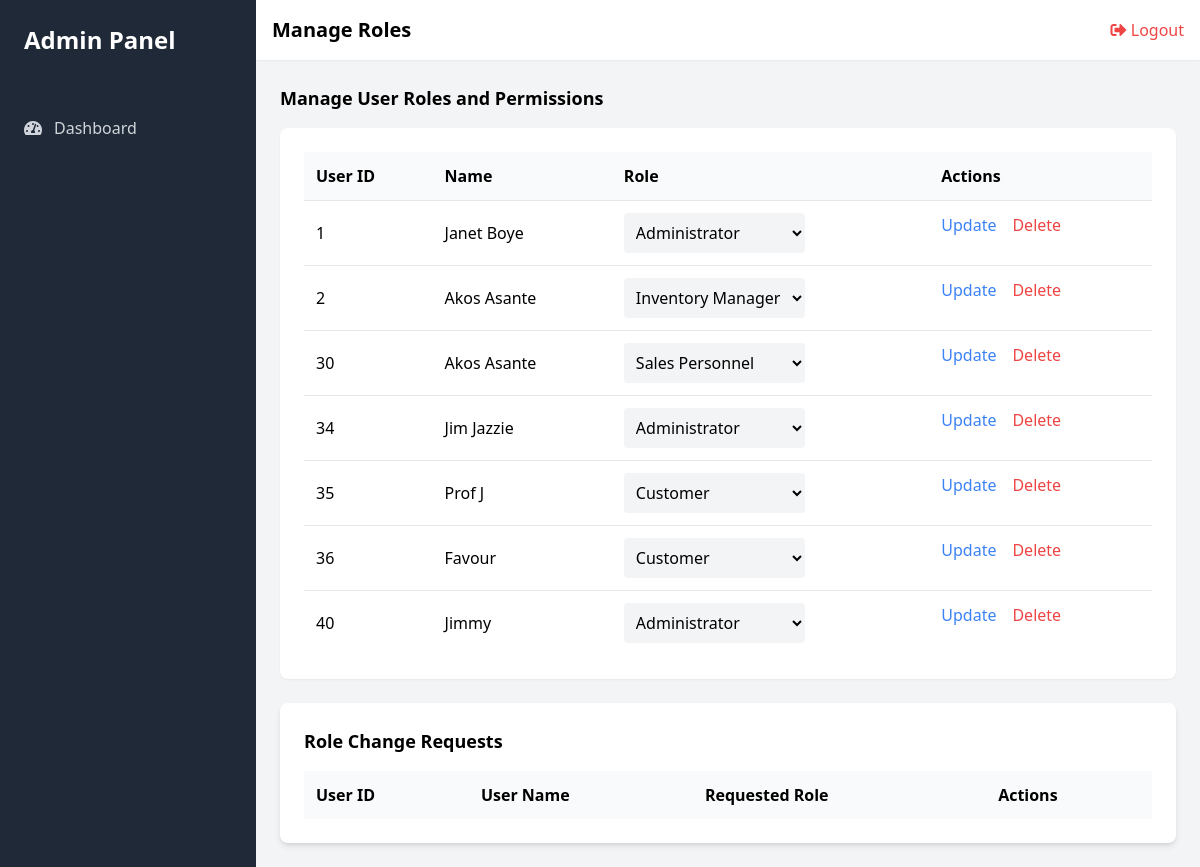
/view/manage_roles.php, run on the app's committed database.
### tables this page shows
CREATE TABLE `users` (
  `user_id` int(11) NOT NULL,
  `name` varchar(100) NOT NULL,
  `email` varchar(100) NOT NULL,
  `password` varchar(255) NOT NULL,
  `role` enum('administrator','inventory manager','sales personnel','customer') NOT NULL,
  `auth_pin` int(11) DEFAULT NULL,
  `last_update` timestamp NULL DEFAULT NULL ON UPDATE current_timestamp(),
  `otp_expiry` timestamp NULL DEFAULT NULL
);

### controllers/user_controller.php (called while the page is built, shortened)
<?php
require_once("../classes/user_class.php");
function getAllUsersController() {
    $users = new User();
    return $users->getAllUsers();
}
?>

### classes/user_class.php (called while the page is built, shortened)
<?php
require_once("../settings/db_class.php");
class User extends db_connection
{
    public function getAllUsers()
    {
        $ndb = new db_connection();
        $sql = "SELECT * FROM `users`";
        if (!$ndb->db_query($sql)) {
            return false;
        }
        return $ndb->db_fetch_all();
    }
}
?>

### settings/db_class.php (called while the page is built, shortened)
<?php
if (!class_exists('db_connection')) {
	class db_connection
	{
		public $db = null;
		public $results = null;
		function db_connect()
		{
			$this->db = mysqli_connect(SERVER, USERNAME, PASSWORD, DATABASE);
			if (mysqli_connect_errno()) {
				return false;
			} else {
				return true;
			}
		}
		function db_query($sqlQuery)
		{
			$this->results = mysqli_query($this->db, $sqlQuery);
			if ($this->results == false) {
				return false;
			} else {
				return true;
			}
		}
		function db_fetch_all()
		{
			return mysqli_fetch_all($this->results, MYSQLI_ASSOC);
		}
	}
}
?>

### view/manage_roles.php (the view, shortened to what this page needs)
<?php
require_once('../controllers/user_controller.php');
$users = getAllUsersController();
?>
<!DOCTYPE html>
<html lang="en">
<head>
    <link href="https://cdn.jsdelivr.net/npm/tailwindcss@2.2.16/dist/tailwind.min.css" rel="stylesheet">
    <link rel="stylesheet" href="https://cdnjs.cloudflare.com/ajax/libs/font-awesome/5.15.3/css/all.min.css">
</head>
<body>
    <div class="flex h-screen bg-gray-100">
        <div class="w-64 bg-gray-800">
            <div class="p-6">
                <h1 class="text-2xl font-bold text-white">Admin Panel</h1>
            </div>
            <nav class="mt-6">
                <a href="admin.php" class="flex items-center py-3 px-6 text-gray-300 hover:bg-gray-700 hover:text-white transition-all duration-200">
                    <i class="fas fa-tachometer-alt mr-3"></i> Dashboard
                </a>
            </nav>
        </div>
        <div class="flex-1 overflow-x-hidden overflow-y-auto">
            <header class="bg-white shadow-sm p-4">
                <div class="flex items-center justify-between">
                    <h2 class="text-xl font-semibold">Manage Roles</h2>
                    <div class="flex items-center">
                        <a href="../actions/logout_action.php" class="text-red-500 hover:text-red-700">
                            <i class="fas fa-sign-out-alt"></i> Logout
                        </a>
                    </div>
                </div>
            </header>
            <main class="p-6">
                <h3 class="text-lg font-semibold mb-4">Manage User Roles and Permissions</h3>
                <div class="bg-white p-6 rounded-lg shadow-sm">
                    <table class="w-full">
                        <thead>
                            <tr class="bg-gray-50">
                                <th class="p-3 text-left">User ID</th>
                                <th class="p-3 text-left">Name</th>
                                <th class="p-3 text-left">Role</th>
                                <th class="p-3 text-left">Actions</th>
                            </tr>
                        </thead>
                        <tbody>
                            <?php foreach ($users as $user) { ?>
                                <tr class="border-t">
                                    <td class="p-3"><?php echo $user['user_id']; ?></td>
                                    <td class="p-3"><?php echo $user['name']; ?></td>
                                    <td class="p-3">
                                        <form action="../actions/change_role_action.php" method="POST">
                                            <select name="role" class="bg-gray-100 p-2 rounded">
                                                <option value="administrator" <?php echo $user['role'] === 'administrator' ? 'selected' : ''; ?>>Administrator</option>
                                                <option value="inventory manager" <?php echo $user['role'] === 'inventory manager' ? 'selected' : ''; ?>>Inventory Manager</option>
                                                <option value="sales personnel" <?php echo $user['role'] === 'sales personnel' ? 'selected' : ''; ?>>Sales Personnel</option>
                                                <option value="customer" <?php echo $user['role'] === 'customer' ? 'selected' : ''; ?>>Customer</option>
                                            </select>
                                    </td>
                                    <td class="p-3 flex items-center space-x-4">
                                        <button type="submit" name="action" value="approve" onclick="return confirm('Are you sure you want to update this user\'s role?')" class="text-blue-500 hover:text-blue-700">Update</button>
                                        <form action="../actions/delete_user_action.php" method="POST">
                                            <button type="submit" name="action" value="delete" onclick="return confirm('Are you sure you want to delete this user?')" class="text-red-500 hover:text-red-700">Delete</button>
                                        </form>
                                    </td>
                                </tr>
                            <?php } ?>
                        </tbody>
                    </table>
                </div>
                <div class="bg-white p-6 rounded-lg shadow-md mt-6">
                    <h3 class="text-lg font-semibold mb-4">Role Change Requests</h3>
                    <table class="w-full">
                        <thead>
                            <tr class="bg-gray-50">
                                <th class="p-3 text-left">User ID</th>
                                <th class="p-3 text-left">User Name</th>
                                <th class="p-3 text-left">Requested Role</th>
                                <th class="p-3 text-left">Actions</th>
                            </tr>
                        </thead>
                    </table>
                </div>
            </main>
        </div>
    </div>
</body>
</html>

### data on the page
users: user_id "1", name "Janet Boye", role "Administrator"
users: user_id "2", name "Akos Asante", role "Inventory Manager"
users: user_id "30", name "Akos Asante", role "Sales Personnel"
users: user_id "34", name "Jim Jazzie", role "Administrator"
users: user_id "35", name "Prof J", role "Customer"
users: user_id "36", name "Favour", role "Customer"
users: user_id "40", name "Jimmy", role "Administrator"
